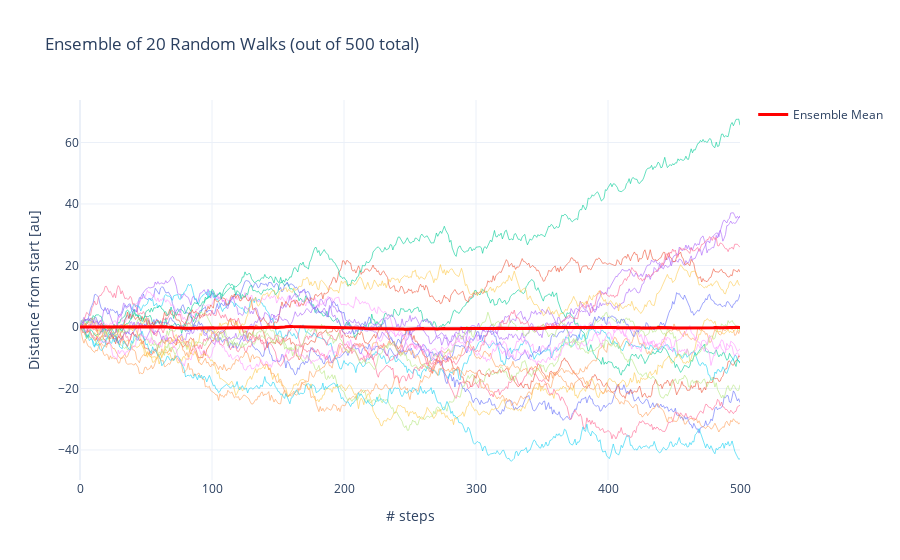

The notebook cell this image was saved under:
### Code cell
# Example 2: Multiple random walks to show ensemble behavior
def simulate_ensemble(mu, sigma, num_steps, num_walkers):
    """
    Simulate an ensemble of random walkers.
    
    Parameters:
    -----------
    mu : float
        Mean of step distribution
    sigma : float
        Standard deviation of step distribution
    num_steps : int
        Number of steps each walker takes
    num_walkers : int
        Number of independent walkers
    
    Returns:
    --------
    trajectories : ndarray
        Array of shape (num_walkers, num_steps+1) with all trajectories
    """
    trajectories = np.zeros((num_walkers, num_steps + 1))
    
    for i in range(num_walkers):
        for j in range(num_steps):
            step = np.random.normal(mu, sigma)
            trajectories[i, j + 1] = trajectories[i, j] + step
    
    return trajectories

# Simulate ensemble
print("\n=== Example 2: Ensemble of Random Walkers ===")
num_walkers = 500
num_steps = 500
trajectories = simulate_ensemble(mu=0, sigma=1, num_steps=num_steps, num_walkers=num_walkers)

# Plot first 20 trajectories
fig = go.Figure()
t = np.arange(num_steps + 1)

for i in range(min(20, num_walkers)):
    fig.add_trace(go.Scatter(
        x=t,
        y=trajectories[i, :],
        mode='lines',
        line=dict(width=1),
        opacity=0.6,
        showlegend=False
    ))

# Add mean trajectory
mean_trajectory = np.mean(trajectories, axis=0)
fig.add_trace(go.Scatter(
    x=t,
    y=mean_trajectory,
    mode='lines',
    name='Ensemble Mean',
    line=dict(color='red', width=3)
))

fig.update_layout(
    title=f'Ensemble of {min(20, num_walkers)} Random Walks (out of {num_walkers} total)',
    xaxis_title='# steps',
    yaxis_title='Distance from start [au]',
    template='plotly_white',
    hovermode='x unified'
)

fig.show()

print(f"Mean final position: {np.mean(trajectories[:, -1]):.3f}")
print(f"Expected (theory): 0")

### Figure 1 — Plotly figure (JSON) as saved in the notebook; plotly's stock layout.template omitted (floating-point values rounded to 4 significant figures; data arrays with more than 128 entries replaced by an {"elided": "..."} marker saying what was removed)
{"data": [{"line": {"width": 1}, "mode": "lines", "opacity": 0.6, "showlegend": false, "type": "scatter", "x": {"elided": "501 int values"}, "y": {"elided": "501 float values"}}, {"line": {"width": 1}, "mode": "lines", "opacity": 0.6, "showlegend": false, "type": "scatter", "x": {"elided": "501 int values"}, "y": {"elided": "501 float values"}}, {"line": {"width": 1}, "mode": "lines", "opacity": 0.6, "showlegend": false, "type": "scatter", "x": {"elided": "501 int values"}, "y": {"elided": "501 float values"}}, {"line": {"width": 1}, "mode": "lines", "opacity": 0.6, "showlegend": false, "type": "scatter", "x": {"elided": "501 int values"}, "y": {"elided": "501 float values"}}, {"line": {"width": 1}, "mode": "lines", "opacity": 0.6, "showlegend": false, "type": "scatter", "x": {"elided": "501 int values"}, "y": {"elided": "501 float values"}}, {"line": {"width": 1}, "mode": "lines", "opacity": 0.6, "showlegend": false, "type": "scatter", "x": {"elided": "501 int values"}, "y": {"elided": "501 float values"}}, {"line": {"width": 1}, "mode": "lines", "opacity": 0.6, "showlegend": false, "type": "scatter", "x": {"elided": "501 int values"}, "y": {"elided": "501 float values"}}, {"line": {"width": 1}, "mode": "lines", "opacity": 0.6, "showlegend": false, "type": "scatter", "x": {"elided": "501 int values"}, "y": {"elided": "501 float values"}}, {"line": {"width": 1}, "mode": "lines", "opacity": 0.6, "showlegend": false, "type": "scatter", "x": {"elided": "501 int values"}, "y": {"elided": "501 float values"}}, {"line": {"width": 1}, "mode": "lines", "opacity": 0.6, "showlegend": false, "type": "scatter", "x": {"elided": "501 int values"}, "y": {"elided": "501 float values"}}, {"line": {"width": 1}, "mode": "lines", "opacity": 0.6, "showlegend": false, "type": "scatter", "x": {"elided": "501 int values"}, "y": {"elided": "501 float values"}}, {"line": {"width": 1}, "mode": "lines", "opacity": 0.6, "showlegend": false, "type": "scatter", "x": {"elided": "501 int values"}, "y": {"elided": "501 float values"}}, {"line": {"width": 1}, "mode": "lines", "opacity": 0.6, "showlegend": false, "type": "scatter", "x": {"elided": "501 int values"}, "y": {"elided": "501 float values"}}, {"line": {"width": 1}, "mode": "lines", "opacity": 0.6, "showlegend": false, "type": "scatter", "x": {"elided": "501 int values"}, "y": {"elided": "501 float values"}}, {"line": {"width": 1}, "mode": "lines", "opacity": 0.6, "showlegend": false, "type": "scatter", "x": {"elided": "501 int values"}, "y": {"elided": "501 float values"}}, {"line": {"width": 1}, "mode": "lines", "opacity": 0.6, "showlegend": false, "type": "scatter", "x": {"elided": "501 int values"}, "y": {"elided": "501 float values"}}, {"line": {"width": 1}, "mode": "lines", "opacity": 0.6, "showlegend": false, "type": "scatter", "x": {"elided": "501 int values"}, "y": {"elided": "501 float values"}}, {"line": {"width": 1}, "mode": "lines", "opacity": 0.6, "showlegend": false, "type": "scatter", "x": {"elided": "501 int values"}, "y": {"elided": "501 float values"}}, {"line": {"width": 1}, "mode": "lines", "opacity": 0.6, "showlegend": false, "type": "scatter", "x": {"elided": "501 int values"}, "y": {"elided": "501 float values"}}, {"line": {"width": 1}, "mode": "lines", "opacity": 0.6, "showlegend": false, "type": "scatter", "x": {"elided": "501 int values"}, "y": {"elided": "501 float values"}}, {"line": {"color": "red", "width": 3}, "mode": "lines", "name": "Ensemble Mean", "type": "scatter", "x": {"elided": "501 int values"}, "y": {"elided": "501 float values"}}], "layout": {"hovermode": "x unified", "title": {"text": "Ensemble of 20 Random Walks (out of 500 total)"}, "xaxis": {"title": {"text": "# steps"}}, "yaxis": {"title": {"text": "Distance from start [au]"}}}}
